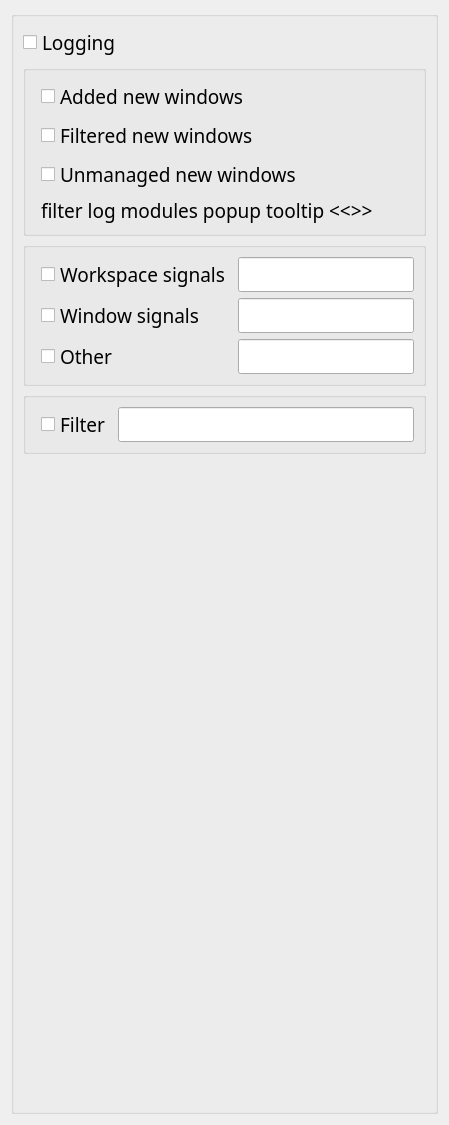
     <widget class="QWidget" name="_8_logTab">
      <property name="minimumSize">
       <size>
        <width>0</width>
        <height>1125</height>
       </size>
      </property>
      <property name="maximumSize">
       <size>
        <width>16777215</width>
        <height>1125</height>
       </size>
      </property>
      <attribute name="title">
       <string>Log</string>
      </attribute>
      <layout class="QVBoxLayout" name="verticalLayout_8">
       <item>
        <widget class="QGroupBox" name="groupBox_8">
         <property name="title">
          <string/>
         </property>
         <property name="flat">
          <bool>true</bool>
         </property>
         <layout class="QVBoxLayout" name="verticalLayout_11">
          <item>
           <widget class="QCheckBox" name="kcfg_logging">
            <property name="sizePolicy">
             <sizepolicy hsizetype="Minimum" vsizetype="Minimum">
              <horstretch>0</horstretch>
              <verstretch>0</verstretch>
             </sizepolicy>
            </property>
            <property name="font">
             <font>
              <family>Noto Sans</family>
              <pointsize>14</pointsize>
              <italic>false</italic>
              <bold>false</bold>
             </font>
            </property>
            <property name="toolTip">
             <string>Use this option to debug the script or submit detailed bug report.</string>
            </property>
            <property name="text">
             <string>Logging</string>
            </property>
           </widget>
          </item>
          <item>
           <widget class="QGroupBox" name="groupBox_10">
            <property name="title">
             <string/>
            </property>
            <property name="flat">
             <bool>true</bool>
            </property>
            <layout class="QVBoxLayout" name="verticalLayout_16">
             <property name="leftMargin">
              <number>15</number>
             </property>
             <item>
              <widget class="QCheckBox" name="kcfg_logNewWindows">
               <property name="font">
                <font>
                 <family>Noto Sans</family>
                 <pointsize>14</pointsize>
                 <italic>false</italic>
                 <bold>false</bold>
                </font>
               </property>
               <property name="toolTip">
                <string>&lt;html&gt;&lt;head/&gt;&lt;body&gt;&lt;p&gt;&lt;span style=&quot; font-size:12pt;&quot;&gt;logs all windows that Krohnkite indexes and manages&lt;/span&gt;&lt;/p&gt;&lt;/body&gt;&lt;/html&gt;</string>
               </property>
               <property name="text">
                <string>Added new windows</string>
               </property>
              </widget>
             </item>
             <item>
              <widget class="QCheckBox" name="kcfg_logFilteredWindows">
               <property name="font">
                <font>
                 <family>Noto Sans</family>
                 <pointsize>14</pointsize>
                 <italic>false</italic>
                 <bold>false</bold>
                </font>
               </property>
               <property name="toolTip">
                <string>&lt;html&gt;&lt;head/&gt;&lt;body&gt;&lt;p&gt;&lt;span style=&quot; font-size:12pt;&quot;&gt;logs all windows that Krohnkite does not manage for many reasons: service, dialog, etc.&lt;/span&gt;&lt;/p&gt;&lt;/body&gt;&lt;/html&gt;</string>
               </property>
               <property name="text">
                <string>Filtered new windows</string>
               </property>
              </widget>
             </item>
             <item>
              <widget class="QCheckBox" name="kcfg_logUnmanagedWindows">
               <property name="font">
                <font>
                 <family>Noto Sans</family>
                 <pointsize>14</pointsize>
                 <italic>false</italic>
                 <bold>false</bold>
                </font>
               </property>
               <property name="toolTip">
                <string>&lt;html&gt;&lt;head/&gt;&lt;body&gt;&lt;p&gt;&lt;span style=&quot; font-size:12pt;&quot;&gt;logs all windows that Krohkite could manage if not for the filters in the configuration&lt;/span&gt;&lt;/p&gt;&lt;/body&gt;&lt;/html&gt;</string>
               </property>
               <property name="text">
                <string>Unmanaged new windows</string>
               </property>
              </widget>
             </item>
             <item>
              <widget class="QLabel" name="label_40">
               <property name="font">
                <font>
                 <family>Noto Sans</family>
                 <pointsize>14</pointsize>
                 <italic>false</italic>
                 <bold>false</bold>
                </font>
               </property>
               <property name="toolTip">
                <string>&lt;html&gt;&lt;head/&gt;&lt;body&gt;&lt;h4 style=&quot; margin-top:12px; margin-bottom:12px; margin-left:0px; margin-right:0px; -qt-block-indent:0; text-indent:0px;&quot;&gt;&lt;span style=&quot; font-size:medium; font-weight:700;&quot;&gt;Filtering log modules&lt;/span&gt;&lt;/h4&gt;&lt;p&gt;the group of the log modules checkbox enables the entire group of log modules at once and in order to include only certain modules there is a line-edit nearby. Examples:&lt;/p&gt;&lt;ul style=&quot;margin-top: 0px; margin-bottom: 0px; margin-left: 0px; margin-right: 0px; -qt-list-indent: 1;&quot;&gt;&lt;li style=&quot; margin-top:12px; margin-bottom:0px; margin-left:0px; margin-right:0px; -qt-block-indent:0; text-indent:0px;&quot;&gt;&lt;span style=&quot; font-family:'Hack';&quot;&gt;1,4-&lt;/span&gt; - enable only the first and from the fourth to the last module&lt;/li&gt;&lt;li style=&quot; margin-top:0px; margin-bottom:12px; margin-left:0px; margin-right:0px; -qt-block-indent:0; text-indent:0px;&quot;&gt;&lt;span style=&quot; font-family:'Hack';&quot;&gt;!1,4-6&lt;/span&gt; - the exclamation mark at the beginning turns on the exclude mode, so this line will enable all modules except 1 and from 4 to 6. &lt;span style=&quot; font-family:'Hack';&quot;&gt;!&lt;/span&gt; - the exclamation mark you can use only once in the beginning, to enable the exclude mode.&lt;/li&gt;&lt;/ul&gt;&lt;/body&gt;&lt;/html&gt;</string>
               </property>
               <property name="text">
                <string>filter log modules popup tooltip &lt;&lt;&lt;hover me&gt;&gt;&gt;</string>
               </property>
              </widget>
             </item>
            </layout>
           </widget>
          </item>
          <item>
           <widget class="QGroupBox" name="groupBox_25">
            <property name="title">
             <string/>
            </property>
            <property name="flat">
             <bool>true</bool>
            </property>
            <layout class="QGridLayout" name="gridLayout_26">
             <property name="leftMargin">
              <number>15</number>
             </property>
             <item row="1" column="1">
              <widget class="QLineEdit" name="kcfg_logWorkspaceSignalsSubmodules">
               <property name="font">
                <font>
                 <family>Noto Sans</family>
                 <pointsize>14</pointsize>
                 <italic>false</italic>
                 <bold>false</bold>
                </font>
               </property>
               <property name="toolTip">
                <string>&lt;html&gt;&lt;head/&gt;&lt;body&gt;&lt;h5 style=&quot; margin-top:12px; margin-bottom:4px; margin-left:0px; margin-right:0px; -qt-block-indent:0; text-indent:0px;&quot;&gt;&lt;span style=&quot; font-size:11pt; font-weight:700;&quot;&gt;Workspace signals log modules&lt;/span&gt;&lt;/h5&gt;&lt;p&gt;&lt;span style=&quot; font-size:11pt;&quot;&gt;1. screensChanged&lt;/span&gt;&lt;/p&gt;&lt;p&gt;&lt;span style=&quot; font-size:11pt;&quot;&gt;2. virtualScreenGeometryChanged&lt;/span&gt;&lt;/p&gt;&lt;p&gt;&lt;span style=&quot; font-size:11pt;&quot;&gt;3. currentActivityChanged&lt;/span&gt;&lt;/p&gt;&lt;p&gt;&lt;span style=&quot; font-size:11pt;&quot;&gt;4. currentDesktopChanged&lt;/span&gt;&lt;/p&gt;&lt;p&gt;&lt;span style=&quot; font-size:11pt;&quot;&gt;5. windowAdded&lt;/span&gt;&lt;/p&gt;&lt;p&gt;&lt;span style=&quot; font-size:11pt;&quot;&gt;6. windowActivated&lt;/span&gt;&lt;/p&gt;&lt;p&gt;&lt;span style=&quot; font-size:11pt;&quot;&gt;7. windowRemoved&lt;/span&gt;&lt;/p&gt;&lt;p&gt;&lt;span style=&quot; font-size:11pt;&quot;&gt;8. surfaceChanged&lt;/span&gt;&lt;/p&gt;&lt;p&gt;&lt;br/&gt;&lt;/p&gt;&lt;/body&gt;&lt;/html&gt;</string>
               </property>
              </widget>
             </item>
             <item row="3" column="1">
              <widget class="QLineEdit" name="kcfg_logOtherSubmodules">
               <property name="font">
                <font>
                 <family>Noto Sans</family>
                 <pointsize>14</pointsize>
                 <italic>false</italic>
                 <bold>false</bold>
                </font>
               </property>
               <property name="toolTip">
                <string>&lt;html&gt;&lt;head/&gt;&lt;body&gt;&lt;p&gt;&lt;span style=&quot; font-size:11pt; font-weight:700;&quot;&gt;All other log modules&lt;/span&gt;&lt;/p&gt;&lt;p&gt;&lt;span style=&quot; font-size:11pt;&quot;&gt;1. shortcut&lt;/span&gt;&lt;/p&gt;&lt;p&gt;&lt;span style=&quot; font-size:11pt;&quot;&gt;2. arrangeScreen&lt;/span&gt;&lt;/p&gt;&lt;p&gt;&lt;span style=&quot; font-size:11pt;&quot;&gt;3. printConfig&lt;/span&gt;&lt;/p&gt;&lt;p&gt;&lt;span style=&quot; font-size:11pt;&quot;&gt;4. setTimeout&lt;/span&gt;&lt;/p&gt;&lt;p&gt;&lt;span style=&quot; font-size:11pt;&quot;&gt;5. window&lt;/span&gt;&lt;/p&gt;&lt;/body&gt;&lt;/html&gt;</string>
               </property>
              </widget>
             </item>
             <item row="1" column="0">
              <widget class="QCheckBox" name="kcfg_logWorkspaceSignals">
               <property name="font">
                <font>
                 <family>Noto Sans</family>
                 <pointsize>14</pointsize>
                 <italic>false</italic>
                 <bold>false</bold>
                </font>
               </property>
               <property name="text">
                <string>Workspace signals</string>
               </property>
              </widget>
             </item>
             <item row="2" column="0">
              <widget class="QCheckBox" name="kcfg_logWindowSignals">
               <property name="font">
                <font>
                 <family>Noto Sans</family>
                 <pointsize>14</pointsize>
                 <italic>false</italic>
                 <bold>false</bold>
                </font>
               </property>
               <property name="text">
                <string>Window signals     </string>
               </property>
              </widget>
             </item>
             <item row="2" column="1">
              <widget class="QLineEdit" name="kcfg_logWindowSignalsSubmodules">
               <property name="font">
                <font>
                 <family>Noto Sans</family>
                 <pointsize>14</pointsize>
                 <italic>false</italic>
                 <bold>false</bold>
                </font>
               </property>
               <property name="toolTip">
                <string>&lt;html&gt;&lt;head/&gt;&lt;body&gt;&lt;h5 style=&quot; margin-top:12px; margin-bottom:4px; margin-left:0px; margin-right:0px; -qt-block-indent:0; text-indent:0px;&quot;&gt;&lt;span style=&quot; font-size:11pt; font-weight:700;&quot;&gt;Window signals log modules&lt;/span&gt;&lt;/h5&gt;&lt;p&gt;&lt;span style=&quot; font-size:11pt;&quot;&gt;1. activitiesChanged&lt;/span&gt;&lt;/p&gt;&lt;p&gt;&lt;span style=&quot; font-size:11pt;&quot;&gt;2. bufferGeometryChanged&lt;/span&gt;&lt;/p&gt;&lt;p&gt;&lt;span style=&quot; font-size:11pt;&quot;&gt;3. desktopsChanged&lt;/span&gt;&lt;/p&gt;&lt;p&gt;&lt;span style=&quot; font-size:11pt;&quot;&gt;4. fullScreenChanged&lt;/span&gt;&lt;/p&gt;&lt;p&gt;&lt;span style=&quot; font-size:11pt;&quot;&gt;5. interactiveMoveResizeStepped&lt;/span&gt;&lt;/p&gt;&lt;p&gt;&lt;span style=&quot; font-size:11pt;&quot;&gt;6. maximizedAboutToChange&lt;/span&gt;&lt;/p&gt;&lt;p&gt;&lt;span style=&quot; font-size:11pt;&quot;&gt;7. minimizedChanged&lt;/span&gt;&lt;/p&gt;&lt;p&gt;&lt;span style=&quot; font-size:11pt;&quot;&gt;8. moveResizedChanged&lt;/span&gt;&lt;/p&gt;&lt;p&gt;&lt;span style=&quot; font-size:11pt;&quot;&gt;9. outputChanged&lt;/span&gt;&lt;/p&gt;&lt;/body&gt;&lt;/html&gt;</string>
               </property>
              </widget>
             </item>
             <item row="3" column="0">
              <widget class="QCheckBox" name="kcfg_logOther">
               <property name="font">
                <font>
                 <family>Noto Sans</family>
                 <pointsize>14</pointsize>
                 <italic>false</italic>
                 <bold>false</bold>
                </font>
               </property>
               <property name="text">
                <string>Other                       </string>
               </property>
              </widget>
             </item>
            </layout>
           </widget>
          </item>
          <item>
           <widget class="QGroupBox" name="groupBox_26">
            <property name="title">
             <string/>
            </property>
            <property name="flat">
             <bool>true</bool>
            </property>
            <layout class="QGridLayout" name="gridLayout_27">
             <property name="leftMargin">
              <number>15</number>
             </property>
             <item row="0" column="1">
              <widget class="QLineEdit" name="kcfg_logFilterStr">
               <property name="font">
                <font>
                 <family>Noto Sans</family>
                 <pointsize>14</pointsize>
                 <italic>false</italic>
                 <bold>false</bold>
                </font>
               </property>
               <property name="toolTip">
                <string>&lt;html&gt;&lt;head/&gt;&lt;body&gt;&lt;p&gt;&lt;span style=&quot; font-size:11pt;&quot;&gt;Also, in addition to the fact that you can include only the modules you need, you can enable &lt;/span&gt;&lt;span style=&quot; font-family:'Hack'; font-size:11pt;&quot;&gt;Filter&lt;/span&gt;&lt;span style=&quot; font-size:11pt;&quot;&gt; checkbox and use other filters in filter line edit:&lt;/span&gt;&lt;/p&gt;&lt;p&gt;&lt;span style=&quot; font-size:11pt;&quot;&gt;- &lt;/span&gt;&lt;span style=&quot; font-size:11pt; font-weight:700;&quot;&gt;winclass&lt;/span&gt;&lt;/p&gt;&lt;p&gt;&lt;span style=&quot; font-size:11pt;&quot;&gt;Examples:&lt;/span&gt;&lt;/p&gt;&lt;p&gt;&lt;span style=&quot; font-family:'Hack'; font-size:11pt;&quot;&gt;- &lt;/span&gt;&lt;span style=&quot; font-family:'Hack'; font-size:11pt; font-weight:700;&quot;&gt;winclass=[konsole]&lt;/span&gt;&lt;span style=&quot; font-size:11pt; font-weight:700;&quot;/&gt;&lt;span style=&quot; font-size:11pt;&quot;&gt;- some modules may be filtered by a window class, so this logs modules will show only windows with class that contains &lt;/span&gt;&lt;span style=&quot; font-family:'Hack'; font-size:11pt;&quot;&gt;konsole&lt;/span&gt;&lt;span style=&quot; font-size:11pt;&quot;&gt; word.&lt;/span&gt;&lt;/p&gt;&lt;p&gt;&lt;span style=&quot; font-family:'Hack'; font-size:11pt;&quot;&gt;- &lt;/span&gt;&lt;span style=&quot; font-family:'Hack'; font-size:11pt; font-weight:700;&quot;&gt;!winclass=org.kde.elisa:org.kde.ruler&lt;/span&gt;&lt;span style=&quot; font-size:11pt;&quot;&gt; -Exclude Elisa and Kruler from log output&lt;/span&gt;&lt;/p&gt;&lt;/body&gt;&lt;/html&gt;</string>
               </property>
              </widget>
             </item>
             <item row="0" column="0">
              <widget class="QCheckBox" name="kcfg_logFilter">
               <property name="font">
                <font>
                 <family>Noto Sans</family>
                 <pointsize>14</pointsize>
                 <italic>false</italic>
                 <bold>false</bold>
                </font>
               </property>
               <property name="text">
                <string>Filter</string>
               </property>
              </widget>
             </item>
            </layout>
           </widget>
          </item>
          <item>
           <spacer name="verticalSpacer_7">
            <property name="orientation">
             <enum>Qt::Orientation::Vertical</enum>
            </property>
            <property name="sizeHint" stdset="0">
             <size>
              <width>20</width>
              <height>40</height>
             </size>
            </property>
           </spacer>
          </item>
         </layout>
        </widget>
       </item>
      </layout>
     </widget>
